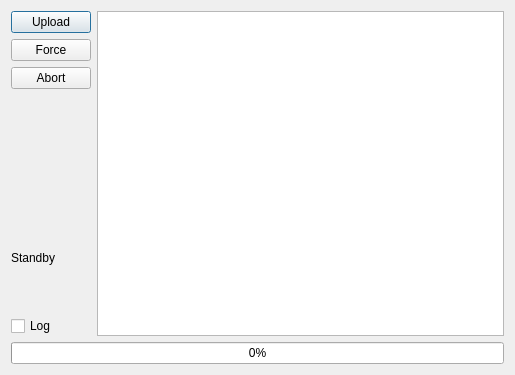
<?xml version="1.0" encoding="UTF-8"?>
<ui version="4.0">
 <class>firmware</class>
 <widget class="QDialog" name="firmware">
  <property name="windowModality">
   <enum>Qt::ApplicationModal</enum>
  </property>
  <property name="geometry">
   <rect>
    <x>0</x>
    <y>0</y>
    <width>515</width>
    <height>375</height>
   </rect>
  </property>
  <property name="windowTitle">
   <string>Firmware upload</string>
  </property>
  <property name="windowIcon">
   <iconset resource="../onewire.qrc">
    <normaloff>:/images/images/gear_refresh.png</normaloff>:/images/images/gear_refresh.png</iconset>
  </property>
  <property name="modal">
   <bool>true</bool>
  </property>
  <layout class="QGridLayout" name="gridLayout">
   <item row="0" column="0" colspan="2">
    <widget class="QPushButton" name="pushButtonGo">
     <property name="text">
      <string>Upload</string>
     </property>
    </widget>
   </item>
   <item row="0" column="2" rowspan="6">
    <widget class="QTextEdit" name="textEdit"/>
   </item>
   <item row="1" column="0" colspan="2">
    <widget class="QPushButton" name="pushButtonForce">
     <property name="text">
      <string>Force</string>
     </property>
    </widget>
   </item>
   <item row="2" column="0" colspan="2">
    <widget class="QPushButton" name="pushButtonStop">
     <property name="text">
      <string>Abort</string>
     </property>
    </widget>
   </item>
   <item row="5" column="0" colspan="2">
    <widget class="QCheckBox" name="checkBoxLog">
     <property name="text">
      <string>Log</string>
     </property>
    </widget>
   </item>
   <item row="6" column="0" colspan="3">
    <widget class="QProgressBar" name="progressBar">
     <property name="value">
      <number>0</number>
     </property>
    </widget>
   </item>
   <item row="3" column="0" colspan="2">
    <widget class="QLabel" name="labelTrafficPix">
     <property name="text">
      <string/>
     </property>
     <property name="pixmap">
      <pixmap resource="../onewire.qrc">:/images/images/ballred.png</pixmap>
     </property>
     <property name="scaledContents">
      <bool>false</bool>
     </property>
    </widget>
   </item>
   <item row="4" column="0" colspan="2">
    <widget class="QLabel" name="labelTrafficTxt">
     <property name="text">
      <string>Standby</string>
     </property>
    </widget>
   </item>
  </layout>
 </widget>
 <resources>
  <include location="../onewire.qrc"/>
 </resources>
 <connections/>
</ui>
